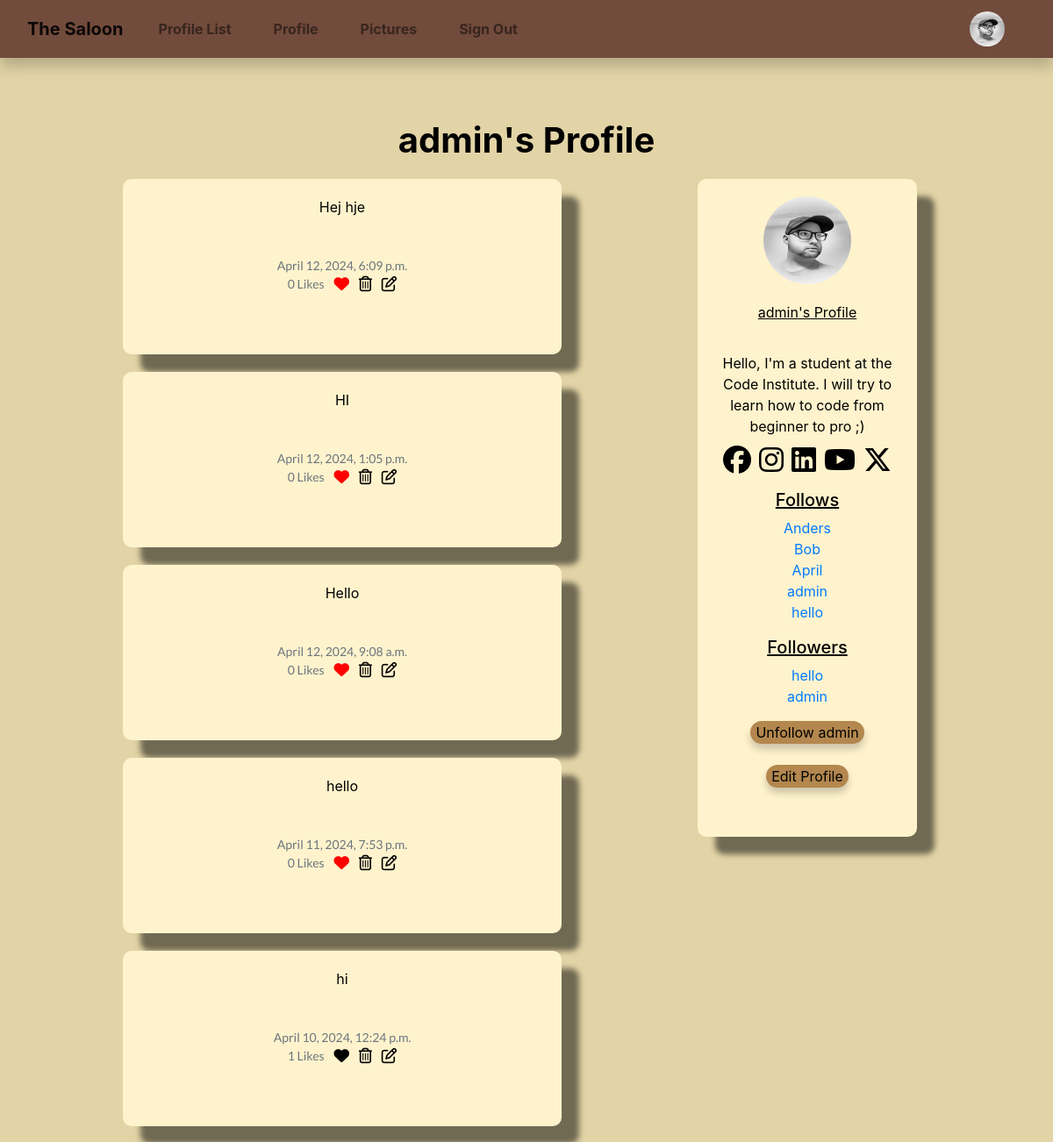
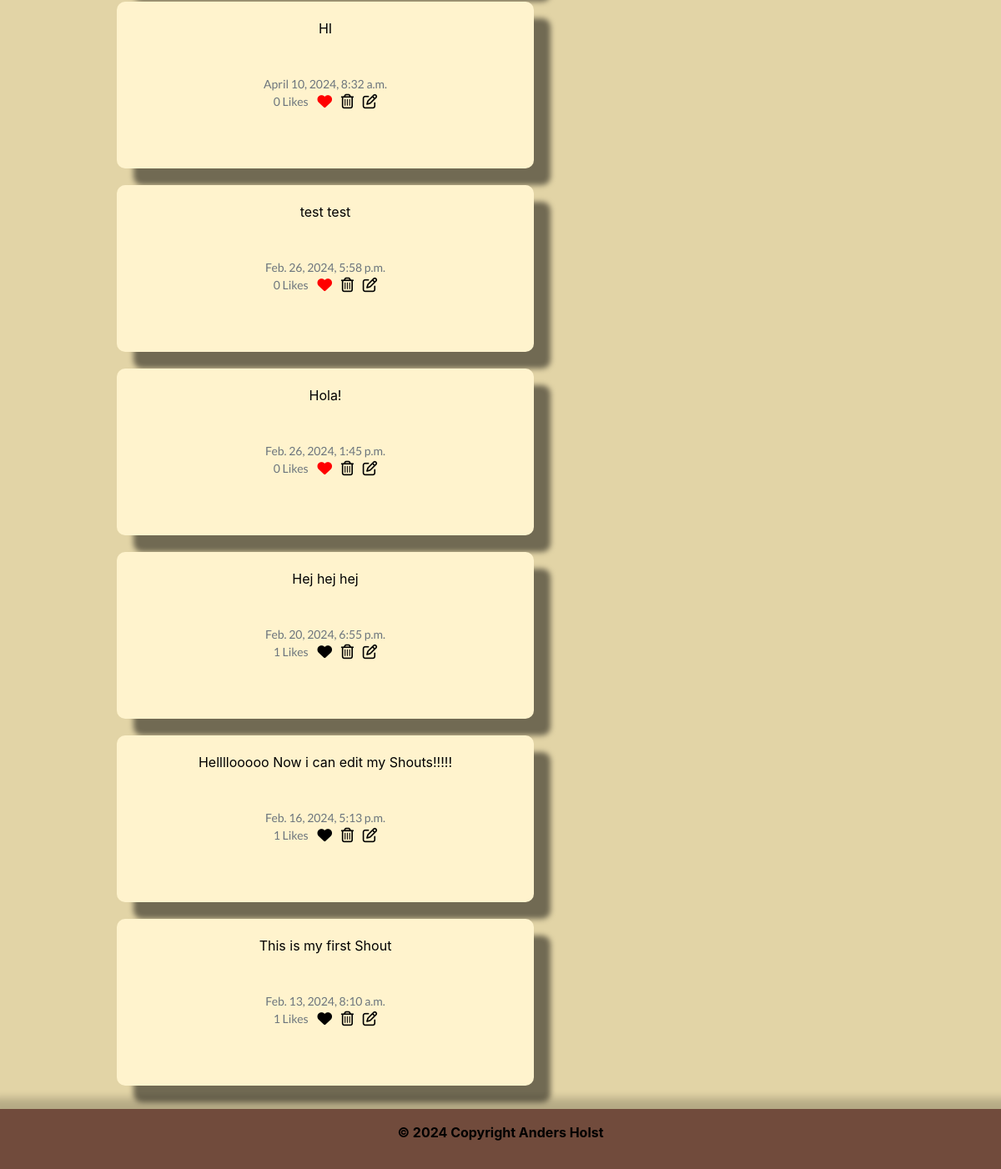
Screenshot of /profile/1 (signed in) with the database file from the repository (2 pictures, top to bottom).
### the_saloon/models.py (models this page shows, shortened)
class Profile(models.Model):
    user = models.OneToOneField(User, on_delete=models.CASCADE)
    follows = models.ManyToManyField("self",
                                     related_name="followed_by",
                                     symmetrical=False, blank=True)
    date_modified = models.DateTimeField(User, auto_now=True)
    profile_image = models.ImageField(
        null=True, blank=True, upload_to="media/image")
    profile_bio = models.CharField(null=True, blank=True, max_length=500)
    facebook_link = models.CharField(null=True, blank=True, max_length=100)
    instagram_link = models.CharField(
        null=True, blank=True, max_length=100)
    linkedin_link = models.CharField(null=True, blank=True, max_length=100)
    youtube_link = models.CharField(null=True, blank=True, max_length=100)
    x_link = models.CharField(null=True, blank=True, max_length=100)
    def __str__(self):
        return self.user.username

class Shout(models.Model):
    user = models.ForeignKey(
        User, related_name="shouts",
        on_delete=models.DO_NOTHING
    )
    body = models.CharField(max_length=200)
    created_at = models.DateTimeField(auto_now_add=True)
    likes = models.ManyToManyField(User, related_name="shout_like", blank=True)
    def number_of_likes(self):
        return self.likes.count()

### the_saloon/views.py (the view, shortened to what this page needs)
# urls.py: path('profile/<int:pk>', views.profile, name='profile'),
def profile(request, pk):
    if request.user.is_authenticated:
        profile = Profile.objects.get(user_id=pk)
        shouts = Shout.objects.filter(user_id=pk).order_by("-created_at")
        return render(request, "profile.html", {"profile": profile,
                                                "shouts": shouts})
    else:
        messages.success(request, ("You must login to see this page..."))
        return redirect('home')

### the_saloon/templates/profile.html (shortened to what this page needs)
{% extends 'base.html' %}
{% load static %}
{% block content %}
{% if profile %}
<div class="conta text-center">
  <h1 class="profile">{{ profile.user.username }}'s Profile</h1>
  <div class="row margin-right: 0;">
    <div class="col-md-8">
      {% if shouts%}
      {% for shout in shouts %}
      <div class="alerted" role="alert">
        {{ shout.body }}<br/><br/>
        <small class="text-muted" style="font-family: Lato, serif;">
          {{ shout.created_at }}
          <br/>
          {{ shout.number_of_likes }} Likes
          &nbsp;&nbsp;
          {% if user in shout.likes.all %}
          <a href="{% url 'shout_like' shout.id %}"></a>
          {% else %}
          <a href="{% url 'shout_like' shout.id %}"></a>
          {% endif %}
          {% if request.user.username == profile.user.username %}
          <a href="{% url 'delete_shout' shout.id %}"></a>
          <a href="{% url 'edit_shout' shout.id %}"></a>
          {% endif %}
        </small>
      </div>
      {% endfor %}
      {% endif %}
    </div>
    <div class="profile-bio">
      <div class=" image d-flex flex-column
                justify-content-center align-items-center">
        {% if profile.profile_image %}
        <img src="{{ profile.profile_image.url }}" height="100" width="100" class="profile rounded-circle"
          alt="profile_image">
        {% else %}
        <img src="{% static 'images/cowboy.png' %}" height="100" width="100" class="profile rounded-circle"
          alt="profile_image">
        {% endif %}
        <span class="name mb-4">
          {{ profile.user.username }}'s Profile
        </span>
        {% if profile.profile_bio %}
        <div class="bio">
          <span>
          {{ profile.profile_bio}}
          </span>
        </div>
        {% endif %}
        <div class="gap-3 mb-3 icons d-flex flex-row
            justify-content-center align-items-center">
          {% if profile.facebook_link %}
          <a href="{{ profile.facebook_link }}" target="new">
            <i class="face fa-2x fa-brands fa-facebook"></i></a>
          {% endif %}
          {% if profile.instagram_link %}
          <a href="{{ profile.instagram_link }}" target="new"><i class="inst fa-2x fa-brands fa-instagram"></i></a>
          {% endif %}
          {% if profile.linkedin_link %}
          <a href="{{ profile.linkedin_link }}" target="new"><i class="link fa-2x fa-brands fa-linkedin"></i></a>
          {% endif %}
          {% if profile.youtube_link %}
          <a href="{{ profile.youtube_link }}" target="new"><i class="you fa-2x fa-brands fa-youtube"></i></a>
          {% endif %}
          {% if profile.x_link %}
          <a href="{{ profile.x_link }}" target="new"><i class="x fa-2x fa-brands fa-x-twitter"></i></a>
          {% endif %}
        </div>
        <h5 class="follow"> Follows </h5>
        <p class="card-text">{% for following in profile.follows.all %}
          <a href="{% url 'profile' following.user.id %}">{{ following }}</a><br/>
          {% endfor %}
        <h5 class="follow"> Followers </h5>
        <p class="card-text">{% for following in profile.followed_by.all %}
          <a href="{% url 'profile' following.user.id %}">{{ following }}</a><br/>
          {% endfor %}
        <form method=POST>
          {% if profile in user.profile.follows.all %}
          <button class="btn-profile btn-outline" name="follow" value="unfollow" type="submit">
            Unfollow {{ profile.user.username|lower}}
          </button>
          {% else %}
          <button class="btn-profile btn-outline" name="follow" value="follow" type="submit">
            Follow {{ profile.user.username|lower}}
          </button>
          {% endif %}
          <br/><br/>
          {% if request.user.id == profile.user.id %}
          <button class="btn-profile btn-outline">
            <a class="edit" href="{% url 'update_user' %}">Edit Profile</a>
          </button>
          {% endif %}
        </form>
      </div>
    </div>
  </div>
</div>
{% endif %}
{% endblock %}

### the_saloon/templates/navbar.html (shortened to what this page needs)
{% load static %}
<nav class="navbar navbar-expand-lg navbar-light navbar sticky-top">
  <div class="container-fluid">
    {% if user.is_authenticated %}
    <a class="navbar-brand" href="{% url 'home' %}">The Saloon</a>
    {% else %}
    <a class="navbar-brand" href="{% url 'login' %}">The Saloon</a>
    {% endif %}
    <div class="collapse navbar-collapse" id="navbarSupportedContent">
      <ul class="navbar-nav me-auto mb-2 mb-lg-0">
        {% if user.is_authenticated %}
        <li class="nav-item mx-3">
          <a class="nav-link" href="{% url 'profile_list' %}">Profile List</a>
        </li>
        <li class="nav-item mx-3">
          <a class="nav-link" href="{% url 'profile' request.user.id %}">Profile</a>
        </li>
        <li class="nav-item mx-3">
          <a class="nav-link" href="{% url 'upload_image' %}">Pictures</a>
        </li>
        <li class="nav-item mx-3">
          <a class="nav-link" href="{% url 'logout' %}">Sign Out</a>
        </li>
        {% else %}
        <li class="nav-item mx-3">
          <a class="nav-link" href="{% url 'register' %}">Sign Up</a>
        </li>
        {% endif %}
      </ul>
      {% if request.user.is_authenticated %}
        <ul class="navbar-nav ml-auto">
          <li class="nav-link navbar-brand">
            {% if profile.profile_image %}
            <a href="{% url 'profile' request.user.id %}">
              <img src="{{ user.profile.profile_image.url }}" class="rounded-circle"
               width="40" height="40" alt="profile_image"></a>
               {% else %}
            <a href="{% url 'profile' request.user.id %}">
              <img src="{% static 'images/cowboy.png' %}" height="40" width="40" class="rounded-circle"
              alt="profile_image"></a>
              {% endif %}
          </li>
        </ul>
      {% endif %}
    </div>
  </div>
</nav>

### social/static/css/style.css (style rules this page uses)
* { color: #000000; }
body { background-color: #E2D4A6; margin-bottom: 80px; }
a.navbar-brand { color: black; font-weight: bold; }
nav.navbar { width: 100%; box-sizing: border-box; background-color: #714B3C; box-shadow: 0 10px 15px 0 rgba(0,0,0,.2); font-weight: bold; color: #000000; }
div.col-md-8 { display:grid; align-items: center; justify-content: center; }
h1.profile { color: black; margin-bottom: 20px; margin-top: 70px; font-weight: bold; }
div.alerted { display: flex; background-color: #FFF3CD; border-radius: 10px; width: 500px; height: 200px; margin-bottom: 20px; padding-top: 20px; flex-direction: column; filter: drop-shadow(20px 20px 3px rgba(0, 0, 0, 0.5)); }
div.profile-bio { text-align: center; background-repeat: no-repeat; background-position: 50% 50%; background-size: cover; width: 250px; height: 750px; background-color: #FFF3CD; filter: drop-shadow(20px 20px 3px rgba(0, 0, 0, 0.5)); border-radius: 10px; }
.row { margin-right: 0 !important; }
div.bio { text-align: center; padding: 10px; }
img.profile { margin-top: 20px; margin-bottom: 20px; }
p.card-text { color: #000000; }
span.name { color: black; text-decoration: underline; }
small.text-muted { margin-top: 20px; color: #000000; font-display: bold; }
h5.follow { color: black; text-decoration: underline; }
button.btn-profile { background-color:#B3874E; border: none; box-shadow: 0 6px 8px 0 rgba(0,0,0,.2); border-radius: 2rem; color: black; }
a.edit { color: black; }

### rows the page displays
Profile: user.username "admin", profile_image (picture), profile_bio "Hello, I'm a student at the Code Institute. I will try to learn how to code from beginner to pro ;)"
Shout: body "Hej hje", created_at "April 12, 2024, 6:09 p.m.", number_of_likes "0"
Shout: body "HI", created_at "April 12, 2024, 1:05 p.m.", number_of_likes "0"
Shout: body "Hello", created_at "April 12, 2024, 9:08 a.m.", number_of_likes "0"
Shout: body "hello", created_at "April 11, 2024, 7:53 p.m.", number_of_likes "0"
Shout: body "hi", created_at "April 10, 2024, 12:24 p.m.", number_of_likes "1"
Shout: body "HI", created_at "April 10, 2024, 8:32 a.m.", number_of_likes "0"
Shout: body "test test", created_at "Feb. 26, 2024, 5:58 p.m.", number_of_likes "0"
Shout: body "Hola!", created_at "Feb. 26, 2024, 1:45 p.m.", number_of_likes "0"
Shout: body "Hej hej hej", created_at "Feb. 20, 2024, 6:55 p.m.", number_of_likes "1"
Shout: body "Hellllooooo Now i can edit my Shouts!!!!!", created_at "Feb. 16, 2024, 5:13 p.m.", number_of_likes "1"
Shout: body "This is my first Shout", created_at "Feb. 13, 2024, 8:10 a.m.", number_of_likes "1"
Profile: user.username "Anders"
Profile: user.username "Bob"
Profile: user.username "April"
Profile: user.username "hello"
